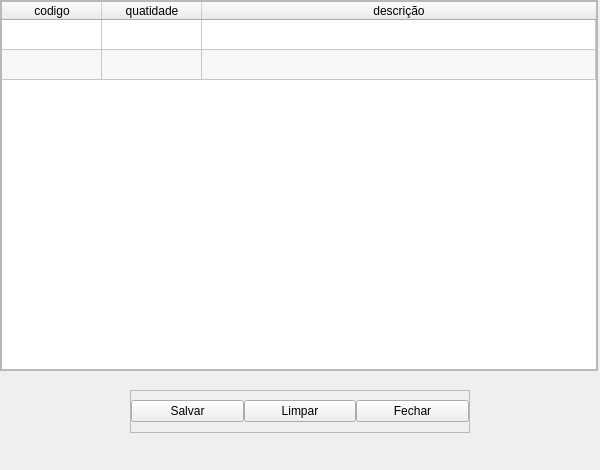
<?xml version="1.0" encoding="UTF-8"?>
<ui version="4.0">
 <class>relatorio</class>
 <widget class="QMainWindow" name="relatorio">
  <property name="geometry">
   <rect>
    <x>0</x>
    <y>0</y>
    <width>600</width>
    <height>470</height>
   </rect>
  </property>
  <property name="minimumSize">
   <size>
    <width>600</width>
    <height>470</height>
   </size>
  </property>
  <property name="windowTitle">
   <string>Relatório de Materiais</string>
  </property>
  <widget class="QWidget" name="centralwidget">
   <widget class="QFrame" name="frame_tabela">
    <property name="geometry">
     <rect>
      <x>0</x>
      <y>0</y>
      <width>598</width>
      <height>371</height>
     </rect>
    </property>
    <property name="styleSheet">
     <string notr="true"/>
    </property>
    <property name="frameShape">
     <enum>QFrame::StyledPanel</enum>
    </property>
    <property name="frameShadow">
     <enum>QFrame::Raised</enum>
    </property>
    <layout class="QHBoxLayout" name="horizontalLayout">
     <property name="spacing">
      <number>0</number>
     </property>
     <property name="leftMargin">
      <number>0</number>
     </property>
     <property name="topMargin">
      <number>0</number>
     </property>
     <property name="rightMargin">
      <number>0</number>
     </property>
     <property name="bottomMargin">
      <number>0</number>
     </property>
     <item>
      <widget class="QTableWidget" name="tableWidget_tabela">
       <property name="sizeAdjustPolicy">
        <enum>QAbstractScrollArea::AdjustToContents</enum>
       </property>
       <property name="autoScrollMargin">
        <number>16</number>
       </property>
       <property name="editTriggers">
        <set>QAbstractItemView::AnyKeyPressed|QAbstractItemView::DoubleClicked|QAbstractItemView::EditKeyPressed</set>
       </property>
       <property name="alternatingRowColors">
        <bool>true</bool>
       </property>
       <attribute name="horizontalHeaderCascadingSectionResizes">
        <bool>false</bool>
       </attribute>
       <attribute name="horizontalHeaderMinimumSectionSize">
        <number>30</number>
       </attribute>
       <attribute name="horizontalHeaderDefaultSectionSize">
        <number>100</number>
       </attribute>
       <attribute name="horizontalHeaderStretchLastSection">
        <bool>true</bool>
       </attribute>
       <attribute name="verticalHeaderVisible">
        <bool>false</bool>
       </attribute>
       <attribute name="verticalHeaderCascadingSectionResizes">
        <bool>false</bool>
       </attribute>
       <attribute name="verticalHeaderDefaultSectionSize">
        <number>30</number>
       </attribute>
       <attribute name="verticalHeaderHighlightSections">
        <bool>true</bool>
       </attribute>
       <attribute name="verticalHeaderStretchLastSection">
        <bool>false</bool>
       </attribute>
       <row>
        <property name="text">
         <string>linha 1</string>
        </property>
       </row>
       <row>
        <property name="text">
         <string>linha 2</string>
        </property>
       </row>
       <column>
        <property name="text">
         <string>codigo</string>
        </property>
       </column>
       <column>
        <property name="text">
         <string>quatidade</string>
        </property>
       </column>
       <column>
        <property name="text">
         <string>descrição</string>
        </property>
       </column>
      </widget>
     </item>
    </layout>
   </widget>
   <widget class="QFrame" name="frame_botoes">
    <property name="geometry">
     <rect>
      <x>130</x>
      <y>390</y>
      <width>340</width>
      <height>43</height>
     </rect>
    </property>
    <property name="frameShape">
     <enum>QFrame::StyledPanel</enum>
    </property>
    <property name="frameShadow">
     <enum>QFrame::Raised</enum>
    </property>
    <layout class="QHBoxLayout" name="horizontalLayout_2">
     <property name="spacing">
      <number>0</number>
     </property>
     <property name="leftMargin">
      <number>0</number>
     </property>
     <property name="topMargin">
      <number>0</number>
     </property>
     <property name="rightMargin">
      <number>0</number>
     </property>
     <property name="bottomMargin">
      <number>0</number>
     </property>
     <item>
      <widget class="QPushButton" name="pushButton_salvar">
       <property name="text">
        <string>Salvar</string>
       </property>
      </widget>
     </item>
     <item>
      <widget class="QPushButton" name="pushButton">
       <property name="text">
        <string>Limpar</string>
       </property>
      </widget>
     </item>
     <item>
      <widget class="QPushButton" name="pushButton_fechar">
       <property name="text">
        <string>Fechar</string>
       </property>
      </widget>
     </item>
    </layout>
   </widget>
  </widget>
 </widget>
 <resources/>
 <connections/>
</ui>
